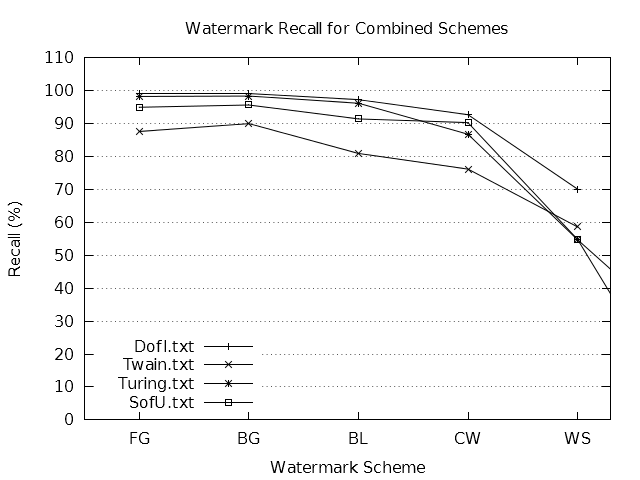

The script that saved this image:
#terminal = "pngcairo"
#output = "recall-all.png"

if (!exists("input")) input = "prc-all.dat"

set datafile missing "NaN"
stats input using 4

if (!exists("fileCount")) {
	fileCount = STATS_blocks
}

if (!exists("schemeCount")) {
	schemeCount = (STATS_records + STATS_invalid) / STATS_blocks
}

if (exists("terminal")) {
	set terminal terminal mono solid
}
else {
	set terminal windows monochrome solid
}

if (exists("output")) set output output

set title "Watermark Recall for Combined Schemes"
set style data linespoints
set key autotitle columnhead left bottom

set ylabel "Recall (%)"
set yrange [ 0 : 110 ]
set ytics 10
set grid ytics

set xlabel "Watermark Scheme"
set xrange [ -0.5 : schemeCount - 0.5 ]

plot for [ i = 1 : fileCount ] input using 4 : xticlabels(1) index i - 1
